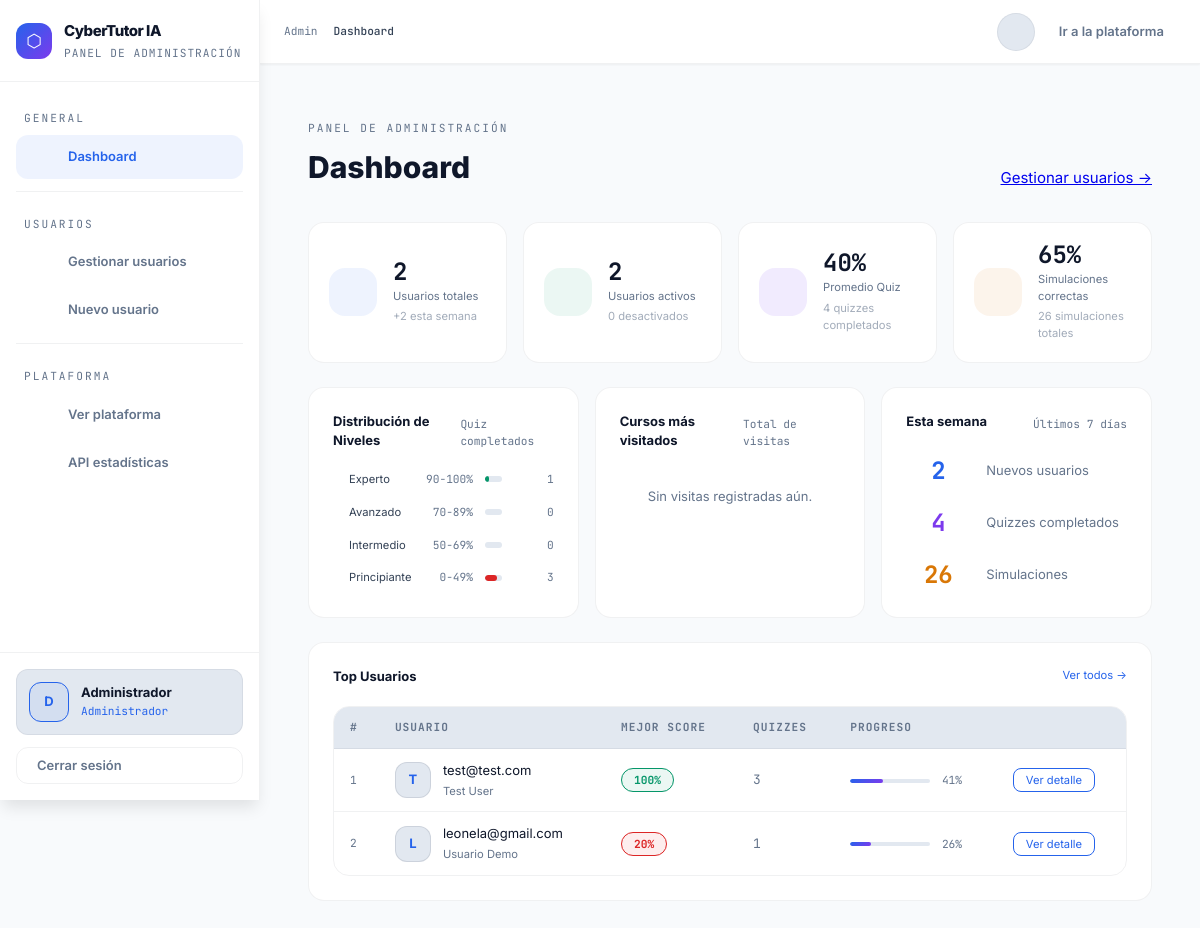
The page /admin/ (signed in) on the database its author committed.
### app/models/user.py (models this page shows, shortened)
class User(db.Model, UserMixin):
    __tablename__ = 'user'
    id           = db.Column(db.Integer, primary_key=True)
    email        = db.Column(db.String(100), unique=True, nullable=False)
    password     = db.Column(db.String(255), nullable=False)
    name         = db.Column(db.String(100), default='')
    is_admin     = db.Column(db.Boolean, default=False)
    is_active    = db.Column(db.Boolean, default=True)
    created_at   = db.Column(db.DateTime, default=datetime.utcnow)
    last_login   = db.Column(db.DateTime, nullable=True)
    __table_args__ = (
        db.Index('ix_user_admin_active', 'is_admin', 'is_active'),
        db.Index('ix_user_created_at', 'created_at'),
        db.Index('ix_user_last_login', 'last_login'),
    )
    quiz_results       = db.relationship('QuizResult',       backref='user', lazy=True, cascade='all, delete-orphan')
    simulation_results = db.relationship('SimulationResult', backref='user', lazy=True, cascade='all, delete-orphan')
    course_visits      = db.relationship('CourseVisit',      backref='user', lazy=True, cascade='all, delete-orphan')
    @property
    def avg_quiz_score(self):
        if not self.quiz_results:
            return 0
        return round(sum(r.score for r in self.quiz_results) / len(self.quiz_results))
    @property
    def simulation_count(self):
        return len(self.simulation_results)
    @property
    def simulation_correct(self):
        return sum(1 for r in self.simulation_results if r.is_correct)
    @property
    def courses_visited(self):
        return len(set(v.course_id for v in self.course_visits))
    @property
    def overall_progress(self):
        quiz_score   = self.avg_quiz_score * 0.4          # 40%
        sim_score    = (self.simulation_correct / max(self.simulation_count, 1)) * 100 * 0.3  # 30%
        course_score = min(self.courses_visited / 4, 1) * 100 * 0.3   # 30% (4 cursos total)
        return round(quiz_score + sim_score + course_score)

### app/models/progress.py (models this page shows, shortened)
class QuizResult(db.Model):
    __tablename__ = 'quiz_result'
    id         = db.Column(db.Integer, primary_key=True)
    user_id    = db.Column(db.Integer, db.ForeignKey('user.id'), nullable=False)
    score      = db.Column(db.Integer, nullable=False)
    correct    = db.Column(db.Integer, nullable=False)
    total      = db.Column(db.Integer, nullable=False)
    created_at = db.Column(db.DateTime, default=datetime.utcnow)
    __table_args__ = (
        db.Index('ix_quizresult_user_created', 'user_id', 'created_at'),
        db.Index('ix_quizresult_score', 'score'),
    )

class SimulationResult(db.Model):
    __tablename__ = 'simulation_result'
    id           = db.Column(db.Integer, primary_key=True)
    user_id      = db.Column(db.Integer, db.ForeignKey('user.id'), nullable=False)
    scenario_id  = db.Column(db.String(20), nullable=False)
    action_taken = db.Column(db.String(30), nullable=False)
    is_correct   = db.Column(db.Boolean, nullable=False)
    points       = db.Column(db.Integer, default=0)
    risk_level   = db.Column(db.String(10), default='medio')
    created_at   = db.Column(db.DateTime, default=datetime.utcnow)
    __table_args__ = (
        db.Index('ix_simresult_user_created', 'user_id', 'created_at'),
        db.Index('ix_simresult_scenario_correct', 'scenario_id', 'is_correct'),
        db.Index('ix_simresult_user_scenario', 'user_id', 'scenario_id'),
    )

### app/routes/admin.py (the view)
@admin.route('/')
@login_required
@admin_required
def dashboard():
    stats = get_global_stats()
    return render_template('admin/dashboard_admin.html', stats=stats)

### app/templates/admin/dashboard_admin.html (shortened to what this page needs)
{% extends "base_admin.html" %}
{% block content %}
<div class="admin-page">
  <div class="admin-header">
    <div>
      <div class="admin-eyebrow">Panel de Administración</div>
      <h1 class="admin-title">Dashboard</h1>
    </div>
    <div class="admin-header-actions">
      <a href="{{ url_for('admin.users') }}" class="btn btn-primary">Gestionar usuarios →</a>
    </div>
  </div>
  <div class="kpi-grid">
    <div class="kpi-card">
      <div class="kpi-icon kpi-blue"></div>
      <div class="kpi-content">
        <div class="kpi-num">{{ stats.total_users }}</div>
        <div class="kpi-label">Usuarios totales</div>
        <div class="kpi-sub">+{{ stats.new_users_week }} esta semana</div>
      </div>
    </div>
    <div class="kpi-card">
      <div class="kpi-icon kpi-green"></div>
      <div class="kpi-content">
        <div class="kpi-num">{{ stats.active_users }}</div>
        <div class="kpi-label">Usuarios activos</div>
        <div class="kpi-sub">{{ stats.total_users - stats.active_users }} desactivados</div>
      </div>
    </div>
    <div class="kpi-card">
      <div class="kpi-icon kpi-purple"></div>
      <div class="kpi-content">
        <div class="kpi-num">{{ stats.avg_score }}%</div>
        <div class="kpi-label">Promedio Quiz</div>
        <div class="kpi-sub">{{ stats.total_quiz }} quizzes completados</div>
      </div>
    </div>
    <div class="kpi-card">
      <div class="kpi-icon kpi-orange"></div>
      <div class="kpi-content">
        <div class="kpi-num">{{ stats.sim_rate }}%</div>
        <div class="kpi-label">Simulaciones correctas</div>
        <div class="kpi-sub">{{ stats.total_simulations }} simulaciones totales</div>
      </div>
    </div>
  </div>
  <div class="admin-row">
    <div class="admin-card">
      <div class="admin-card-header">
        <span class="admin-card-title">Distribución de Niveles</span>
        <span class="admin-card-sub">Quiz completados</span>
      </div>
      <div class="level-bars">
        {% set total_q = stats.score_dist.experto + stats.score_dist.avanzado + stats.score_dist.intermedio + stats.score_dist.principiante %}
        {% set levels = [
          ('Experto', stats.score_dist.experto, 'green', '90-100%'),
          ('Avanzado', stats.score_dist.avanzado, 'blue', '70-89%'),
          ('Intermedio', stats.score_dist.intermedio, 'yellow', '50-69%'),
          ('Principiante', stats.score_dist.principiante, 'red', '0-49%'),
        ] %}
        {% for name, count, color, range in levels %}
        <div class="lb-row">
          <div class="lb-label">
            <span class="lb-dot lb-{{ color }}"></span>
            <span>{{ name }}</span>
            <span class="lb-range">{{ range }}</span>
          </div>
          <div class="lb-bar-outer">
            <div class="lb-bar-inner lb-bar-{{ color }}"
                 style="width: {{ ((count / total_q * 100) if total_q else 0) | round | int }}%">
            </div>
          </div>
          <span class="lb-count">{{ count }}</span>
        </div>
        {% endfor %}
      </div>
    </div>
    <div class="admin-card">
      <div class="admin-card-header">
        <span class="admin-card-title">Cursos más visitados</span>
        <span class="admin-card-sub">Total de visitas</span>
      </div>
      {% set course_labels = {
        'redes': ('Redes e Infraestructura', '🌐'),
        'phishing': ('Phishing', '🎣'),
        'ingenieria': ('Ingeniería Social', '🎭'),
        'contrasena': ('Contraseñas', '🔑'),
      } %}
      <div class="course-list">
        {% for course_id, visits in stats.course_visits %}
        {% set info = course_labels.get(course_id, (course_id, '📚')) %}
        <div class="cl-row">
          <span class="cl-icon">{{ info[1] }}</span>
          <div class="cl-info">
            <span class="cl-name">{{ info[0] }}</span>
            <div class="cl-bar-outer">
              <div class="cl-bar-inner" style="width:{{ [visits * 10, 100] | min }}%"></div>
            </div>
          </div>
          <span class="cl-visits">{{ visits }}</span>
        </div>
        {% else %}
        <p class="admin-empty">Sin visitas registradas aún.</p>
        {% endfor %}
      </div>
    </div>
    <div class="admin-card">
      <div class="admin-card-header">
        <span class="admin-card-title">Esta semana</span>
        <span class="admin-card-sub">Últimos 7 días</span>
      </div>
      <div class="week-stats">
        <div class="ws-item">
          <div class="ws-num ws-blue">{{ stats.new_users_week }}</div>
          <div class="ws-label">Nuevos usuarios</div>
        </div>
        <div class="ws-item">
          <div class="ws-num ws-purple">{{ stats.quiz_week }}</div>
          <div class="ws-label">Quizzes completados</div>
        </div>
        <div class="ws-item">
          <div class="ws-num ws-orange">{{ stats.sim_week }}</div>
          <div class="ws-label">Simulaciones</div>
        </div>
      </div>
    </div>
  </div>
  <div class="admin-card" style="margin-bottom:2rem;">
    <div class="admin-card-header">
      <span class="admin-card-title"> Top Usuarios</span>
      <a href="{{ url_for('admin.users') }}" class="admin-link">Ver todos →</a>
    </div>
    <div class="admin-table-wrap">
      <table class="admin-table">
        <thead>
          <tr>
            <th>#</th>
            <th>Usuario</th>
            <th>Mejor Score</th>
            <th>Quizzes</th>
            <th>Progreso</th>
            <th></th>
          </tr>
        </thead>
        <tbody>
          {% for user, best_score, quiz_count in stats.top_users %}
          <tr>
            <td class="td-rank">{{ loop.index }}</td>
            <td>
              <div class="td-user">
                <div class="user-avatar">{{ user.email[0].upper() }}</div>
                <div>
                  <div class="td-email">{{ user.email }}</div>
                  {% if user.name %}<div class="td-name">{{ user.name }}</div>{% endif %}
                </div>
              </div>
            </td>
            <td>
              <span class="score-pill {% if best_score >= 90 %}pill-green{% elif best_score >= 70 %}pill-blue{% elif best_score >= 50 %}pill-yellow{% else %}pill-red{% endif %}">
                {{ best_score }}%
              </span>
            </td>
            <td class="td-muted">{{ quiz_count }}</td>
            <td>
              <div class="mini-progress">
                <div class="mini-bar" style="width:{{ user.overall_progress }}%"></div>
              </div>
              <span class="mini-pct">{{ user.overall_progress }}%</span>
            </td>
            <td>
              <a href="{{ url_for('admin.user_progress', user_id=user.id) }}" class="btn-detail">Ver detalle</a>
            </td>
          </tr>
          {% else %}
          <tr><td colspan="6" class="admin-empty">Aún no hay actividad de quiz registrada.</td></tr>
          {% endfor %}
        </tbody>
      </table>
    </div>
  </div>
</div>
{% endblock %}

### app/templates/base_admin.html (shortened to what this page needs)
<!DOCTYPE html>
<html lang="es" data-theme="light">
<head>
  <link rel="stylesheet" href="https://cdnjs.cloudflare.com/ajax/libs/tabler-icons/3.19.0/tabler-icons.min.css">
  <link rel="stylesheet" href="{{ url_for('static', filename='css/design-tokens.css') }}">
  <link rel="stylesheet" href="{{ url_for('static', filename='css/admin.css') }}">
</head>
<body>
<aside class="admin-sidebar" id="sidebar">
  <div class="sidebar-logo">
    <div class="logo-wrap">
      <div class="logo-icon">⬡</div>
      <div>
        <div class="logo-title">CyberTutor IA</div>
        <div class="logo-sub">Panel de administración</div>
      </div>
    </div>
  </div>
  <nav class="sidebar-nav">
    <span class="nav-section-label">General</span>
    <a href="{{ url_for('admin.dashboard') }}"
       class="nav-link {% if request.endpoint == 'admin.dashboard' %}active{% endif %}">
       Dashboard
    </a>
    <div class="nav-divider"></div>
    <span class="nav-section-label">Usuarios</span>
    <a href="{{ url_for('admin.users') }}"
       class="nav-link {% if request.endpoint in ['admin.users', 'admin.create_user', 'admin.edit_user'] %}active{% endif %}">
       Gestionar usuarios
    </a>
    <a href="{{ url_for('admin.create_user') }}" class="nav-link">
       Nuevo usuario
    </a>
    <div class="nav-divider"></div>
    <span class="nav-section-label">Plataforma</span>
    <a href="{{ url_for('main.home') }}" class="nav-link" target="_blank">
       Ver plataforma
    </a>
    <a href="{{ url_for('admin.api_stats') }}" class="nav-link" target="_blank">
       API estadísticas
    </a>
  </nav>
  <div class="sidebar-footer">
    <div class="admin-profile">
      <div class="profile-avatar">
        {{ current_user.email[0].upper() if current_user.is_authenticated else 'A' }}
      </div>
      <div>
        <div class="profile-name">
          {{ current_user.name or current_user.email if current_user.is_authenticated else 'Admin' }}
        </div>
        <div class="profile-role">Administrador</div>
      </div>
    </div>
    <a href="{{ url_for('auth.logout') }}" class="btn-logout">
       Cerrar sesión
    </a>
  </div>
</aside>
<main class="admin-main">
  <div class="admin-topnav">
    <div class="breadcrumb">
      <a href="{{ url_for('admin.dashboard') }}">Admin</a>
      <span class="current">{% block breadcrumb %}Dashboard{% endblock %}</span>
    </div>
    <div class="topnav-right">
      <button class="theme-toggle" id="themeToggle" aria-label="Cambiar tema">
      </button>
      <a href="{{ url_for('main.home') }}" target="_blank"> Ir a la plataforma</a>
    </div>
  </div>
  <div class="admin-content">
    {% block content %}{% endblock %}
  </div>
</main>
</body>
</html>

### rows shown on the page
User: is_active+email "D", is_active+name "Administrador"
User: email "T", email "test@test.com", name "Test User", best_score "100", id "3", overall_progress "41"
User: email "L", email "leonela@gmail.com", name "Usuario Demo", best_score "20", is_active "1", overall_progress "26"

### other values the page prints
{{ stats.total_users }} "2"
{{ stats.new_users_week }} "2"
{{ stats.active_users }} "2"
{{ stats.total_users - stats.active_users }} "0"
{{ stats.avg_score }} "40"
{{ stats.total_quiz }} "4"
{{ stats.sim_rate }} "65"
{{ stats.total_simulations }} "26"
{{ name }} "Experto" "Avanzado" "Intermedio" "Principiante"
{{ range }} "90-100%" "70-89%" "50-69%" "0-49%"
{{ count }} "1" "0" "0" "3"
{{ stats.quiz_week }} "4"
{{ stats.sim_week }} "26"
